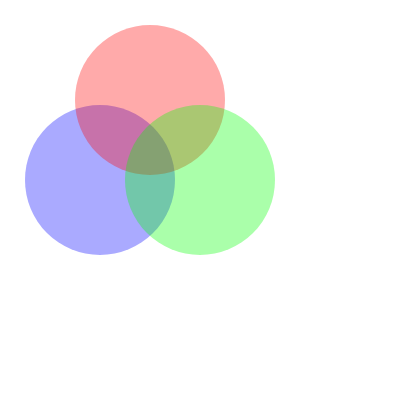
Frame 1 (no input)
Frame 60 (no input): identical to frame 1, image omitted
Frame 120 (the mouse pressed at the canvas centre since frame 60): identical to frame 1, image omitted

The p5.js sketch that drew this single still picture (run headless with seeded random() and noise() and a simulated clock; from frame 60 on, the mouse is pressed at the canvas centre):

// p5.js sketch
// ── sketch.js
function setup() {
  createCanvas(400, 400);
}

function draw() {
  noStroke()
  background('white');
  
  fill(0,0,255,85)
  circle(100,180,150)
  
  fill(255,0,0,85)
  circle(150,100,150)
  fill(0,255,0,85)
  circle(200,180,150)
}
